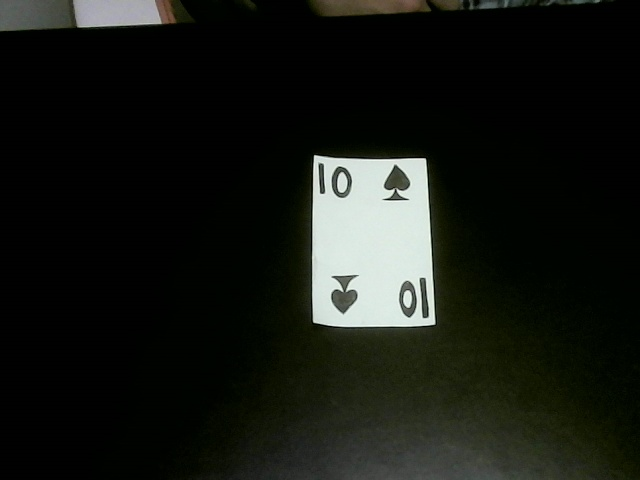
#> input picture carta_capturada.jpg, 640 x 480 px, found by its file name
$ python card_detection_backup.py
#> lines starting #> are read from the running program, lines starting #| are printed output that depends on the picture; after the words box and inside, x2 and y2 are one past the last pixel; in counts of white or black regions, pixels touching at a corner belong together
import cv2
import numpy as np

# 1. Cargar imagen
image = cv2.imread("carta_capturada.jpg")
#> image is the input picture: shape (480, 640, 3); mean B, G, R 19.9, 24.8, 22.3

if image is None:
    print("Error: no se pudo cargar la imagen.")
    exit()

# 2. Convertir a escala de grises
gray = cv2.cvtColor(image, cv2.COLOR_BGR2GRAY)

# 3. Reducir ruido
blurred = cv2.GaussianBlur(gray, (5, 5), 0)

# 4. Detectar bordes
edges = cv2.Canny(blurred, 40, 120)
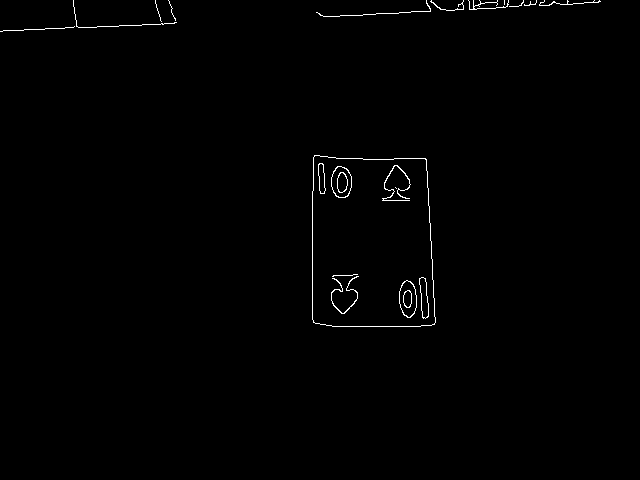
#> edges: shape (480, 640); 0.66% white in thin lines or dots, all inside (x1, y1, x2, y2) = (0, 0, 601, 327)

# 5. Encontrar contornos
contours, _ = cv2.findContours(
    edges,
    cv2.RETR_EXTERNAL,
    cv2.CHAIN_APPROX_SIMPLE
)
#> contours = 12 contours, 11 with area under 20; largest, box (x1, y1, x2, y2) and area: (312, 155, 436, 327) 19820

# 6. Buscar posibles cartas
card_contour = None
largest_area = 0

for contour in contours:

    area = cv2.contourArea(contour)

    if area < 5000:
        continue

    perimeter = cv2.arcLength(contour, True)

    approx = cv2.approxPolyDP(
        contour,
        0.02 * perimeter,
        True
    )

    if len(approx) == 4:

        x, y, w, h = cv2.boundingRect(approx)

        aspect_ratio = max(w, h) / min(w, h)

        if 1.35 <= aspect_ratio <= 1.75:

            if area > largest_area:
                largest_area = area
                card_contour = approx
#> this loop made 12 passes
#> (area, perimeter, x, y, w, h, aspect_ratio, largest_area) on pass 1: (19820.5, 575.4, 313, 155, 122, 170, 1.39, 19820.5)
#> after the loop, largest_area = 19820.5

# 7. Comprobar si encontramos una carta
if card_contour is None:

    print("No se pudo detectar una carta.")

else:

    print("Carta detectada correctamente.")

    # Dibujar contorno sobre imagen original
    detected = image.copy()

    cv2.drawContours(
        detected,
        [card_contour],
        -1,
        (0, 255, 0),
        3
    )
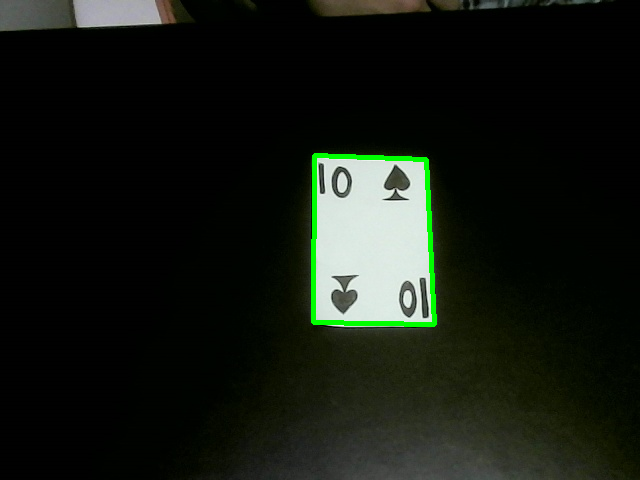
#> detected: shape (480, 640, 3); 0.91% of pixels changed, all inside (x1, y1, x2, y2) = (311, 153, 437, 327)

    # 8. Obtener las cuatro esquinas
    points = card_contour.reshape(4, 2).astype(np.float32)
#> points = [[314, 155], [313, 322], [434, 324], [426, 159]]

    # Ordenar esquinas
    sums = points.sum(axis=1)
#> sums = [469, 635, 758, 585]
    differences = np.diff(points, axis=1).flatten()
#> differences = [-159, 9, -110, -267]

    top_left = points[np.argmin(sums)]
#> top_left = [314, 155]
    bottom_right = points[np.argmax(sums)]
#> bottom_right = [434, 324]

    top_right = points[np.argmin(differences)]
#> top_right = [426, 159]
    bottom_left = points[np.argmax(differences)]
#> bottom_left = [313, 322]

    ordered_points = np.array([
        top_left,
        top_right,
        bottom_right,
        bottom_left
    ], dtype=np.float32)
#> ordered_points = [[314, 155], [426, 159], [434, 324], [313, 322]]

    # 9. Definir dimensiones de salida
    width = 570
    height = 890

    destination_points = np.array([
        [0, 0],
        [width - 1, 0],
        [width - 1, height - 1],
        [0, height - 1]
    ], dtype=np.float32)

    # 10. Calcular transformación de perspectiva
    matrix = cv2.getPerspectiveTransform(
        ordered_points,
        destination_points
    )
#> matrix = [[5.19, 0.0311, -1634.4], [-0.213, 5.96, -856.5], [-0.000137, 0.000503, 1]]

    # 11. Aplicar transformación
    warped = cv2.warpPerspective(
        image,
        matrix,
        (width, height)
    )
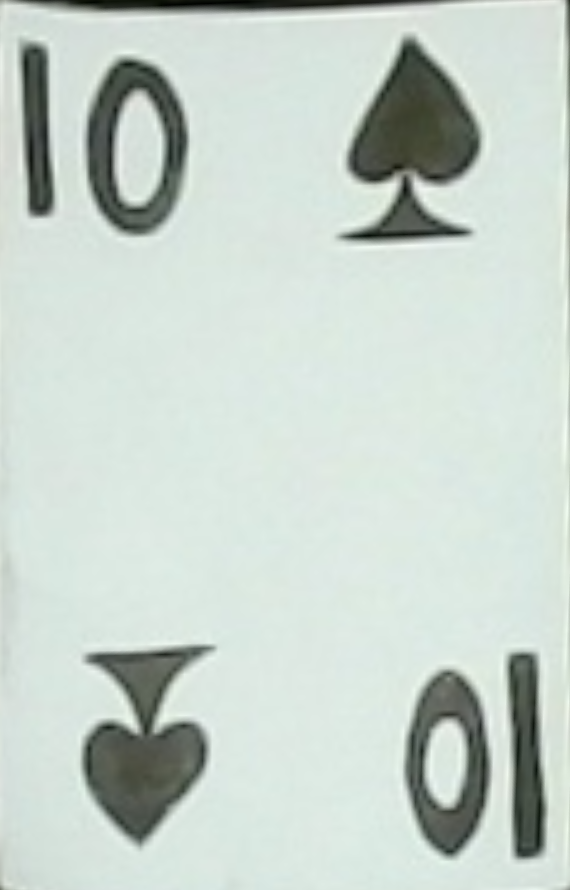
#> warped: shape (890, 570, 3); mean B, G, R 204.1, 211.3, 199.8

    # 12. Guardar resultado
    cv2.imwrite("carta_rectificada.jpg", warped)

    print("Imagen rectificada y guardada.")

    # Mostrar resultados
    cv2.imshow("Carta detectada", detected)
    cv2.imshow("Carta rectificada", warped)

    cv2.waitKey(0)
    cv2.destroyAllWindows()

# Mostrar bordes para comparar
cv2.imshow("Deteccion de bordes", edges)
cv2.waitKey(0)
cv2.destroyAllWindows()
